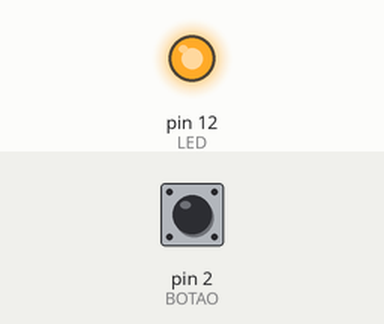
Simulated run of this sketch. Board: Arduino Uno, built with avr-gcc and run on an emulated ATmega328P. Shown: output pins drawn as LEDs (lit = HIGH). The test bench sets the inputs (shaded band); at power-on: pin 2 (BOTAO) LOW.

Above: at 1.2 s.
1.3 s: pin 2 (BOTAO) pulled HIGH for 0.15 s
At 1.4 s:
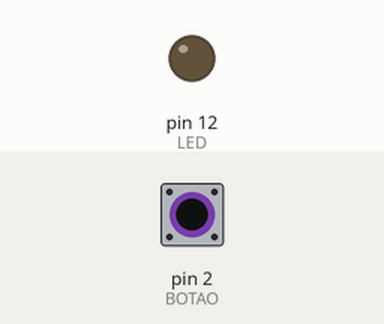
3.0 s: pin 2 (BOTAO) pulled HIGH for 3.2 s
At 6.9 s:
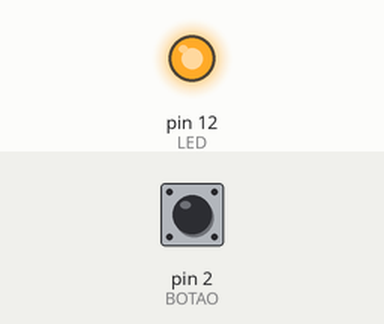
Timing chart, 0 to 8.4 s (numbered marks = the images above; inputs shaded):
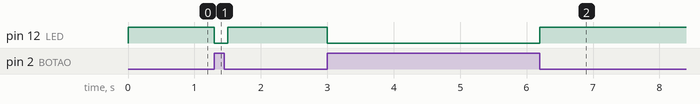

Measured:
- after the input at 1.3 s, pin 12 (LED): HIGH → LOW at once, → HIGH 0.20 s later
- after the input at 3.0 s, pin 12 (LED): HIGH → LOW at once, → HIGH 3.2 s later

The sketch:

code05.ino
```cpp
/*
Código 05: controlando LED com botão
*/

int LED = 12;
int BOTAO = 2;
int valorEntrada = LOW;

void setup()
{
 pinMode(LED, OUTPUT);
 pinMode(BOTAO, INPUT);
}

void loop()
{
 valorEntrada = digitalRead(BOTAO);
  if (valorEntrada == HIGH){
  digitalWrite(LED, LOW);
  }
  else{
  digitalWrite(LED, HIGH);
  }
  delay(100);
}
```
